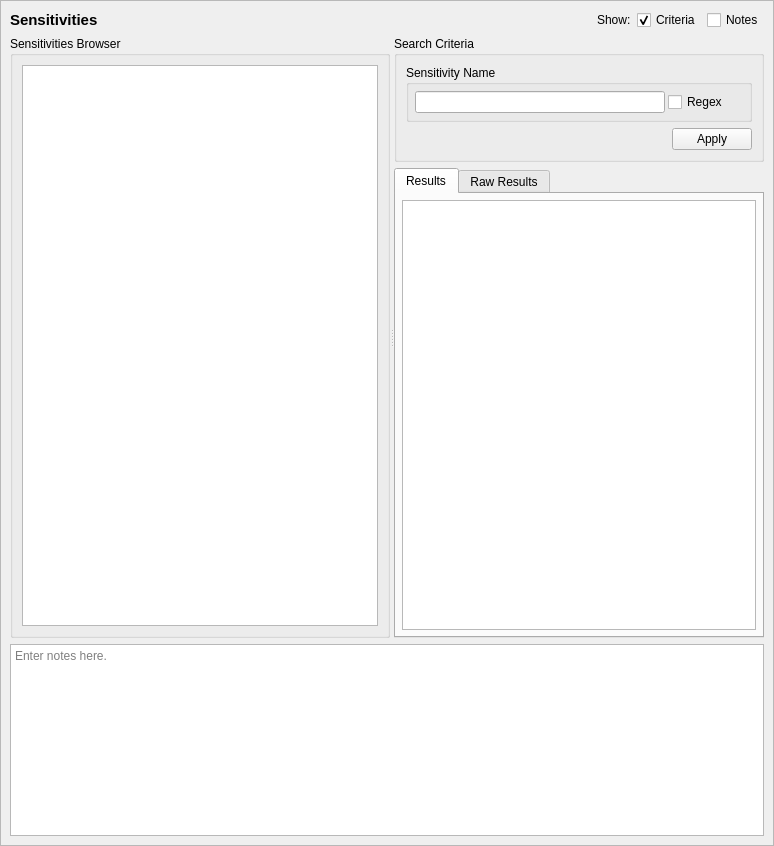
<?xml version="1.0" encoding="UTF-8"?>
<ui version="4.0">
 <class>SensitivityQueryTab_ui</class>
 <widget class="QScrollArea" name="SensitivityQueryTab_ui">
  <property name="geometry">
   <rect>
    <x>0</x>
    <y>0</y>
    <width>774</width>
    <height>846</height>
   </rect>
  </property>
  <property name="sizeAdjustPolicy">
   <enum>QAbstractScrollArea::AdjustToContents</enum>
  </property>
  <property name="widgetResizable">
   <bool>true</bool>
  </property>
  <widget class="QWidget" name="contents">
   <property name="geometry">
    <rect>
     <x>0</x>
     <y>0</y>
     <width>772</width>
     <height>844</height>
    </rect>
   </property>
   <property name="minimumSize">
    <size>
     <width>0</width>
     <height>0</height>
    </size>
   </property>
   <layout class="QGridLayout" name="gridLayout_3">
    <item row="0" column="0">
     <widget class="QLabel" name="label">
      <property name="sizePolicy">
       <sizepolicy hsizetype="Preferred" vsizetype="Fixed">
        <horstretch>0</horstretch>
        <verstretch>0</verstretch>
       </sizepolicy>
      </property>
      <property name="maximumSize">
       <size>
        <width>16777215</width>
        <height>20</height>
       </size>
      </property>
      <property name="font">
       <font>
        <pointsize>11</pointsize>
        <weight>75</weight>
        <bold>true</bold>
       </font>
      </property>
      <property name="text">
       <string>Sensitivities</string>
      </property>
     </widget>
    </item>
    <item row="3" column="0" colspan="5">
     <widget class="QTextEdit" name="notes">
      <property name="minimumSize">
       <size>
        <width>0</width>
        <height>80</height>
       </size>
      </property>
      <property name="toolTip">
       <string>Optionally enter notes here about the query.</string>
      </property>
      <property name="placeholderText">
       <string>Enter notes here.</string>
      </property>
     </widget>
    </item>
    <item row="0" column="1">
     <spacer name="horizontalSpacer">
      <property name="orientation">
       <enum>Qt::Horizontal</enum>
      </property>
      <property name="sizeHint" stdset="0">
       <size>
        <width>440</width>
        <height>20</height>
       </size>
      </property>
     </spacer>
    </item>
    <item row="0" column="2">
     <widget class="QLabel" name="label_2">
      <property name="text">
       <string>Show:</string>
      </property>
     </widget>
    </item>
    <item row="0" column="3">
     <widget class="QCheckBox" name="criteria_expander">
      <property name="toolTip">
       <string>Show or hide the search criteria (no settings are lost)</string>
      </property>
      <property name="text">
       <string>Criteria</string>
      </property>
      <property name="checked">
       <bool>true</bool>
      </property>
     </widget>
    </item>
    <item row="0" column="4">
     <widget class="QCheckBox" name="notes_expander">
      <property name="toolTip">
       <string>Show or hide the notes field (no data is lost)</string>
      </property>
      <property name="text">
       <string>Notes</string>
      </property>
     </widget>
    </item>
    <item row="1" column="0" rowspan="2" colspan="5">
     <widget class="QSplitter" name="splitter">
      <property name="sizePolicy">
       <sizepolicy hsizetype="Expanding" vsizetype="Preferred">
        <horstretch>0</horstretch>
        <verstretch>1</verstretch>
       </sizepolicy>
      </property>
      <property name="orientation">
       <enum>Qt::Horizontal</enum>
      </property>
      <widget class="QGroupBox" name="browser_groupBox">
       <property name="title">
        <string>Sensitivities Browser</string>
       </property>
       <layout class="QGridLayout" name="gridLayout">
        <item row="0" column="0">
         <widget class="GetDetailsListView" name="sens"/>
        </item>
       </layout>
      </widget>
      <widget class="QWidget" name="verticalLayoutWidget">
       <layout class="QVBoxLayout" name="verticalLayout">
        <item>
         <widget class="QGroupBox" name="criteria_frame">
          <property name="sizePolicy">
           <sizepolicy hsizetype="Preferred" vsizetype="Preferred">
            <horstretch>0</horstretch>
            <verstretch>0</verstretch>
           </sizepolicy>
          </property>
          <property name="maximumSize">
           <size>
            <width>16777215</width>
            <height>16777215</height>
           </size>
          </property>
          <property name="title">
           <string>Search Criteria</string>
          </property>
          <layout class="QGridLayout" name="gridLayout_2">
           <item row="1" column="1">
            <widget class="QDialogButtonBox" name="buttonBox">
             <property name="standardButtons">
              <set>QDialogButtonBox::Apply</set>
             </property>
            </widget>
           </item>
           <item row="0" column="0" colspan="2">
            <widget class="QGroupBox" name="name_criteria">
             <property name="maximumSize">
              <size>
               <width>16777215</width>
               <height>120</height>
              </size>
             </property>
             <property name="title">
              <string>Sensitivity Name</string>
             </property>
             <layout class="QGridLayout" name="gridLayout_8">
              <property name="leftMargin">
               <number>6</number>
              </property>
              <property name="topMargin">
               <number>6</number>
              </property>
              <property name="rightMargin">
               <number>6</number>
              </property>
              <property name="bottomMargin">
               <number>6</number>
              </property>
              <property name="spacing">
               <number>3</number>
              </property>
              <item row="0" column="1">
               <widget class="QLineEdit" name="name">
                <property name="sizePolicy">
                 <sizepolicy hsizetype="Expanding" vsizetype="Fixed">
                  <horstretch>0</horstretch>
                  <verstretch>0</verstretch>
                 </sizepolicy>
                </property>
                <property name="minimumSize">
                 <size>
                  <width>150</width>
                  <height>20</height>
                 </size>
                </property>
                <property name="maximumSize">
                 <size>
                  <width>250</width>
                  <height>16777215</height>
                 </size>
                </property>
               </widget>
              </item>
              <item row="0" column="2">
               <widget class="QCheckBox" name="name_regex">
                <property name="toolTip">
                 <string>Use regular expressions to match the type's name.</string>
                </property>
                <property name="text">
                 <string>Regex</string>
                </property>
               </widget>
              </item>
             </layout>
            </widget>
           </item>
          </layout>
         </widget>
        </item>
        <item>
         <widget class="QTabWidget" name="results_frame">
          <property name="sizePolicy">
           <sizepolicy hsizetype="Preferred" vsizetype="MinimumExpanding">
            <horstretch>0</horstretch>
            <verstretch>1</verstretch>
           </sizepolicy>
          </property>
          <property name="currentIndex">
           <number>0</number>
          </property>
          <widget class="QWidget" name="table_page">
           <property name="sizePolicy">
            <sizepolicy hsizetype="Preferred" vsizetype="MinimumExpanding">
             <horstretch>0</horstretch>
             <verstretch>0</verstretch>
            </sizepolicy>
           </property>
           <attribute name="title">
            <string>Results</string>
           </attribute>
           <layout class="QVBoxLayout" name="verticalLayout_3">
            <property name="leftMargin">
             <number>6</number>
            </property>
            <property name="topMargin">
             <number>6</number>
            </property>
            <property name="rightMargin">
             <number>6</number>
            </property>
            <property name="bottomMargin">
             <number>6</number>
            </property>
            <item>
             <widget class="SEToolsTableView" name="table_results">
              <property name="sizePolicy">
               <sizepolicy hsizetype="Expanding" vsizetype="MinimumExpanding">
                <horstretch>0</horstretch>
                <verstretch>0</verstretch>
               </sizepolicy>
              </property>
              <property name="sizeAdjustPolicy">
               <enum>QAbstractScrollArea::AdjustIgnored</enum>
              </property>
              <property name="alternatingRowColors">
               <bool>true</bool>
              </property>
              <property name="sortingEnabled">
               <bool>true</bool>
              </property>
             </widget>
            </item>
           </layout>
          </widget>
          <widget class="QWidget" name="raw_page">
           <property name="sizePolicy">
            <sizepolicy hsizetype="Preferred" vsizetype="MinimumExpanding">
             <horstretch>0</horstretch>
             <verstretch>0</verstretch>
            </sizepolicy>
           </property>
           <attribute name="title">
            <string>Raw Results</string>
           </attribute>
           <layout class="QVBoxLayout" name="verticalLayout_2">
            <property name="leftMargin">
             <number>6</number>
            </property>
            <property name="topMargin">
             <number>6</number>
            </property>
            <property name="rightMargin">
             <number>6</number>
            </property>
            <property name="bottomMargin">
             <number>6</number>
            </property>
            <item>
             <widget class="QPlainTextEdit" name="raw_results">
              <property name="sizePolicy">
               <sizepolicy hsizetype="Expanding" vsizetype="MinimumExpanding">
                <horstretch>0</horstretch>
                <verstretch>0</verstretch>
               </sizepolicy>
              </property>
              <property name="minimumSize">
               <size>
                <width>0</width>
                <height>0</height>
               </size>
              </property>
              <property name="font">
               <font>
                <family>Monospace</family>
               </font>
              </property>
              <property name="documentTitle">
               <string/>
              </property>
              <property name="lineWrapMode">
               <enum>QPlainTextEdit::NoWrap</enum>
              </property>
              <property name="readOnly">
               <bool>true</bool>
              </property>
             </widget>
            </item>
           </layout>
          </widget>
         </widget>
        </item>
       </layout>
      </widget>
     </widget>
    </item>
   </layout>
   <zorder>splitter</zorder>
   <zorder>notes</zorder>
   <zorder>label</zorder>
   <zorder>label_2</zorder>
   <zorder>horizontalSpacer</zorder>
   <zorder>criteria_expander</zorder>
   <zorder>notes_expander</zorder>
  </widget>
 </widget>
 <customwidgets>
  <customwidget>
   <class>SEToolsTableView</class>
   <extends>QTableView</extends>
   <header>setoolsgui/tableview.h</header>
  </customwidget>
  <customwidget>
   <class>GetDetailsListView</class>
   <extends>QListView</extends>
   <header>setoolsgui/getdetailslist.h</header>
  </customwidget>
 </customwidgets>
 <tabstops>
  <tabstop>criteria_expander</tabstop>
  <tabstop>notes_expander</tabstop>
  <tabstop>sens</tabstop>
  <tabstop>name</tabstop>
  <tabstop>name_regex</tabstop>
  <tabstop>results_frame</tabstop>
  <tabstop>table_results</tabstop>
  <tabstop>raw_results</tabstop>
  <tabstop>notes</tabstop>
 </tabstops>
 <resources/>
 <connections>
  <connection>
   <sender>notes_expander</sender>
   <signal>toggled(bool)</signal>
   <receiver>notes</receiver>
   <slot>setVisible(bool)</slot>
   <hints>
    <hint type="sourcelabel">
     <x>732</x>
     <y>20</y>
    </hint>
    <hint type="destinationlabel">
     <x>386</x>
     <y>754</y>
    </hint>
   </hints>
  </connection>
  <connection>
   <sender>criteria_expander</sender>
   <signal>toggled(bool)</signal>
   <receiver>criteria_frame</receiver>
   <slot>setVisible(bool)</slot>
   <hints>
    <hint type="sourcelabel">
     <x>583</x>
     <y>20</y>
    </hint>
    <hint type="destinationlabel">
     <x>496</x>
     <y>226</y>
    </hint>
   </hints>
  </connection>
 </connections>
</ui>
